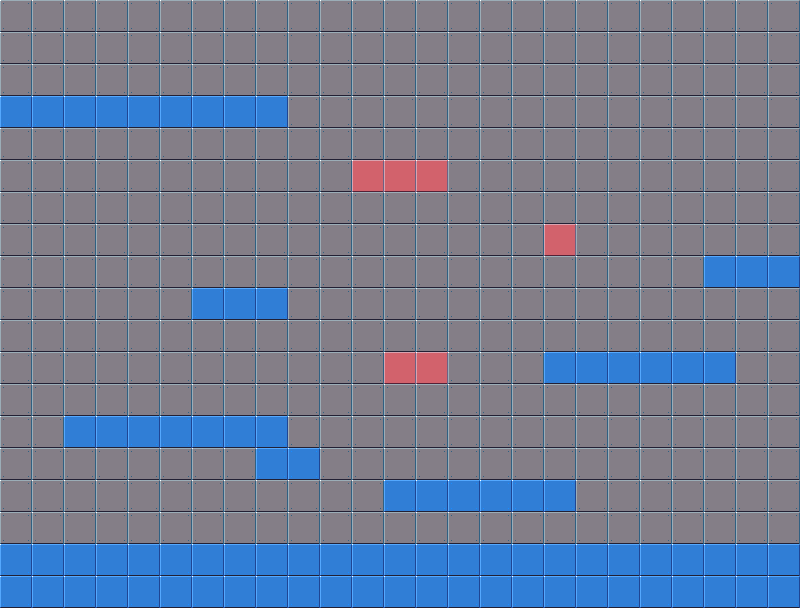

Rendered tile map (Tiled .tmx) drawn with the repository's tilesets; below, a short description and the map source with its tile grids summarised:
An orthogonal 25x19 tile map with 32x32 px tiles, 2 tile layers (Tile Layer 1, Tile Layer 2) and 11 objects.

<map version="1.0" orientation="orthogonal" renderorder="right-down" width="25" height="19" tilewidth="32" tileheight="32">
 <tileset firstgid="1" name="sci-fi-platformer-tiles-32x32-extension_0" tilewidth="32" tileheight="32">
  <image source="sci-fi-platformer-tiles-32x32-extension_0.png" width="512" height="3520" />
 </tileset>
 <layer name="Tile Layer 1" width="25" height="19">
  <data>[475 cells, 475 non-empty, 1 distinct tile ids]</data>
 </layer>
 <layer name="Tile Layer 2" width="25" height="19">
  <data>[475 cells, 92 non-empty, 2 distinct tile ids]</data>
 </layer>
 <objectgroup name="platforms">
  <object x="64" y="416" width="224" height="32" />
  <object x="256" y="448" width="64" height="32" />
  <object x="192" y="288" width="96" height="32" />
  <object x="0" y="96" width="288" height="32" />
  <object x="544" y="352" width="192" height="32" />
  <object x="704" y="256" width="96" height="32" />
  <object x="0" y="544" width="800" height="64" />
  <object x="384" y="480" width="192" height="32" />
  <object x="352" y="160" width="96" height="32" />
  <object x="544" y="224" width="32" height="32" />
  <object x="384" y="352" width="64" height="32" />
 </objectgroup>
</map>
